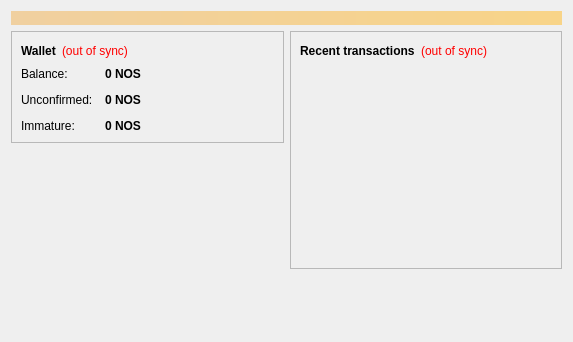
<?xml version="1.0" encoding="UTF-8"?>
<ui version="4.0">
 <class>OverviewPage</class>
 <widget class="QWidget" name="OverviewPage">
  <property name="geometry">
   <rect>
    <x>0</x>
    <y>0</y>
    <width>573</width>
    <height>342</height>
   </rect>
  </property>
  <property name="windowTitle">
   <string>Form</string>
  </property>
  <layout class="QVBoxLayout" name="topLayout">
   <item>
    <widget class="QLabel" name="labelAlerts">
     <property name="visible">
      <bool>false</bool>
     </property>
     <property name="styleSheet">
      <string notr="true">background-color: qlineargradient(x1: 0, y1: 0, x2: 1, y2: 0, stop:0 #F0D0A0, stop:1 #F8D488); color:#000000;</string>
     </property>
     <property name="wordWrap">
      <bool>true</bool>
     </property>
     <property name="margin">
      <number>3</number>
     </property>
    </widget>
   </item>
   <item>
    <layout class="QHBoxLayout" name="horizontalLayout" stretch="1,1">
     <item>
      <layout class="QVBoxLayout" name="verticalLayout_2">
       <item>
        <widget class="QFrame" name="frame">
         <property name="frameShape">
          <enum>QFrame::StyledPanel</enum>
         </property>
         <property name="frameShadow">
          <enum>QFrame::Raised</enum>
         </property>
         <layout class="QVBoxLayout" name="verticalLayout_4">
          <item>
           <layout class="QHBoxLayout" name="horizontalLayout_4">
            <item>
             <widget class="QLabel" name="label_5">
              <property name="font">
               <font>
                <weight>75</weight>
                <bold>true</bold>
               </font>
              </property>
              <property name="text">
               <string>Wallet</string>
              </property>
             </widget>
            </item>
            <item>
             <widget class="QLabel" name="labelWalletStatus">
              <property name="toolTip">
               <string>The displayed information may be out of date. Your wallet automatically synchronizes with the Nosferatu network after a connection is established, but this process has not completed yet.</string>
              </property>
              <property name="styleSheet">
               <string notr="true">QLabel { color: red; }</string>
              </property>
              <property name="text">
               <string notr="true">(out of sync)</string>
              </property>
              <property name="alignment">
               <set>Qt::AlignLeading|Qt::AlignLeft|Qt::AlignVCenter</set>
              </property>
             </widget>
            </item>
            <item>
             <spacer name="horizontalSpacer_2">
              <property name="orientation">
               <enum>Qt::Horizontal</enum>
              </property>
              <property name="sizeHint" stdset="0">
               <size>
                <width>40</width>
                <height>20</height>
               </size>
              </property>
             </spacer>
            </item>
           </layout>
          </item>
          <item>
           <layout class="QFormLayout" name="formLayout_2">
            <property name="fieldGrowthPolicy">
             <enum>QFormLayout::AllNonFixedFieldsGrow</enum>
            </property>
            <property name="horizontalSpacing">
             <number>12</number>
            </property>
            <property name="verticalSpacing">
             <number>12</number>
            </property>
            <item row="0" column="0">
             <widget class="QLabel" name="label">
              <property name="text">
               <string>Balance:</string>
              </property>
             </widget>
            </item>
            <item row="0" column="1">
             <widget class="QLabel" name="labelBalance">
              <property name="font">
               <font>
                <weight>75</weight>
                <bold>true</bold>
               </font>
              </property>
              <property name="cursor">
               <cursorShape>IBeamCursor</cursorShape>
              </property>
              <property name="toolTip">
               <string>Your current balance</string>
              </property>
              <property name="text">
               <string notr="true">0 NOS</string>
              </property>
              <property name="textInteractionFlags">
               <set>Qt::LinksAccessibleByMouse|Qt::TextSelectableByKeyboard|Qt::TextSelectableByMouse</set>
              </property>
             </widget>
            </item>
            <item row="1" column="0">
             <widget class="QLabel" name="label_3">
              <property name="text">
               <string>Unconfirmed:</string>
              </property>
             </widget>
            </item>
            <item row="1" column="1">
             <widget class="QLabel" name="labelUnconfirmed">
              <property name="font">
               <font>
                <weight>75</weight>
                <bold>true</bold>
               </font>
              </property>
              <property name="cursor">
               <cursorShape>IBeamCursor</cursorShape>
              </property>
              <property name="toolTip">
               <string>Total of transactions that have yet to be confirmed, and do not yet count toward the current balance</string>
              </property>
              <property name="text">
               <string notr="true">0 NOS</string>
              </property>
              <property name="textInteractionFlags">
               <set>Qt::LinksAccessibleByMouse|Qt::TextSelectableByKeyboard|Qt::TextSelectableByMouse</set>
              </property>
             </widget>
            </item>
            <item row="2" column="0">
             <widget class="QLabel" name="labelImmatureText">
              <property name="text">
               <string>Immature:</string>
              </property>
             </widget>
            </item>
            <item row="2" column="1">
             <widget class="QLabel" name="labelImmature">
              <property name="font">
               <font>
                <weight>75</weight>
                <bold>true</bold>
               </font>
              </property>
              <property name="toolTip">
               <string>Mined balance that has not yet matured</string>
              </property>
              <property name="text">
               <string notr="true">0 NOS</string>
              </property>
              <property name="textInteractionFlags">
               <set>Qt::LinksAccessibleByMouse|Qt::TextSelectableByKeyboard|Qt::TextSelectableByMouse</set>
              </property>
             </widget>
            </item>
           </layout>
          </item>
         </layout>
        </widget>
       </item>
       <item>
        <spacer name="verticalSpacer">
         <property name="orientation">
          <enum>Qt::Vertical</enum>
         </property>
         <property name="sizeHint" stdset="0">
          <size>
           <width>20</width>
           <height>40</height>
          </size>
         </property>
        </spacer>
       </item>
      </layout>
     </item>
     <item>
      <layout class="QVBoxLayout" name="verticalLayout_3">
       <item>
        <widget class="QFrame" name="frame_2">
         <property name="frameShape">
          <enum>QFrame::StyledPanel</enum>
         </property>
         <property name="frameShadow">
          <enum>QFrame::Raised</enum>
         </property>
         <layout class="QVBoxLayout" name="verticalLayout">
          <item>
           <layout class="QHBoxLayout" name="horizontalLayout_2">
            <item>
             <widget class="QLabel" name="label_4">
              <property name="text">
               <string>&lt;b&gt;Recent transactions&lt;/b&gt;</string>
              </property>
             </widget>
            </item>
            <item>
             <widget class="QLabel" name="labelTransactionsStatus">
              <property name="toolTip">
               <string>The displayed information may be out of date. Your wallet automatically synchronizes with the Nosferatu network after a connection is established, but this process has not completed yet.</string>
              </property>
              <property name="styleSheet">
               <string notr="true">QLabel { color: red; }</string>
              </property>
              <property name="text">
               <string notr="true">(out of sync)</string>
              </property>
              <property name="alignment">
               <set>Qt::AlignRight|Qt::AlignTrailing|Qt::AlignVCenter</set>
              </property>
             </widget>
            </item>
            <item>
             <spacer name="horizontalSpacer">
              <property name="orientation">
               <enum>Qt::Horizontal</enum>
              </property>
              <property name="sizeHint" stdset="0">
               <size>
                <width>40</width>
                <height>20</height>
               </size>
              </property>
             </spacer>
            </item>
           </layout>
          </item>
          <item>
           <widget class="QListView" name="listTransactions">
            <property name="styleSheet">
             <string notr="true">QListView { background: transparent; }</string>
            </property>
            <property name="frameShape">
             <enum>QFrame::NoFrame</enum>
            </property>
            <property name="verticalScrollBarPolicy">
             <enum>Qt::ScrollBarAlwaysOff</enum>
            </property>
            <property name="horizontalScrollBarPolicy">
             <enum>Qt::ScrollBarAlwaysOff</enum>
            </property>
            <property name="selectionMode">
             <enum>QAbstractItemView::NoSelection</enum>
            </property>
           </widget>
          </item>
         </layout>
        </widget>
       </item>
       <item>
        <spacer name="verticalSpacer_2">
         <property name="orientation">
          <enum>Qt::Vertical</enum>
         </property>
         <property name="sizeHint" stdset="0">
          <size>
           <width>20</width>
           <height>40</height>
          </size>
         </property>
        </spacer>
       </item>
      </layout>
     </item>
    </layout>
   </item>
  </layout>
 </widget>
 <resources/>
 <connections/>
</ui>
